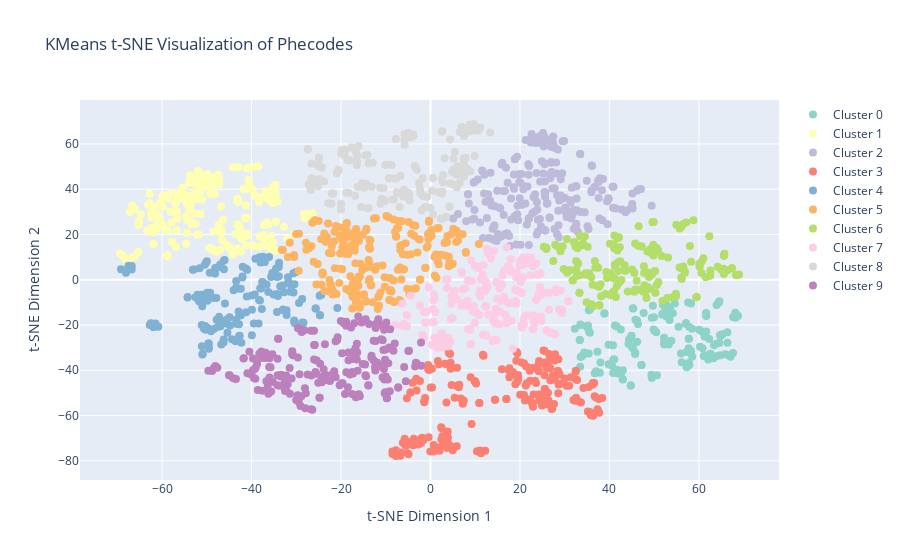

The code cell stored with this chart in its notebook:
### Markdown cell above
# Simple kmeans and t-SNE

### Code cell
# Assuming 'embedded_vectors' is already defined as your t-SNE output

# Perform KMeans clustering
kmeans = KMeans(n_clusters=10, random_state=0)
cluster_labels = kmeans.fit_predict(embedded_vectors)

# Now generate the hover text for each point, as before
hover_text = df.apply(lambda row: f"Phecode: {row['phecode']}<br>Phenotype: {row['phenotype']}", axis=1)

# Create a Plotly figure
fig = go.Figure()

# Use a color scale for the clusters
color_scale = px.colors.qualitative.Set3  # You can choose another color scale if you prefer

# Plot each cluster with its own color and hover text
for cluster_id in range(10):
    # Points belonging to the current cluster
    points_in_cluster = embedded_vectors[cluster_labels == cluster_id]
    
    fig.add_trace(go.Scatter(
        x=points_in_cluster[:, 0],
        y=points_in_cluster[:, 1],
        mode='markers',
        marker=dict(
            color=color_scale[cluster_id % len(color_scale)],  # Use the color scale
            size=8,
        ),
        name=f'Cluster {cluster_id}',  # Label each cluster
        text=hover_text[cluster_labels == cluster_id],  # Hover text for points in this cluster
        hoverinfo='text'
    ))

# Customize hover label font size
fig.update_traces(hoverlabel=dict(font_size=12))

# Update the layout for better readability
fig.update_layout(
    title='KMeans t-SNE Visualization of Phecodes',
    xaxis_title='t-SNE Dimension 1',
    yaxis_title='t-SNE Dimension 2',
    hovermode='closest'
)

# Show the figure
fig.show()

### Figure 1 — Plotly figure (JSON) as saved in the notebook; plotly's stock layout.template omitted (floating-point values rounded to 4 significant figures; data arrays with more than 128 entries replaced by an {"elided": "..."} marker saying what was removed)
{"data": [{"hoverinfo": "text", "hoverlabel": {"font": {"size": 12}}, "marker": {"color": "rgb(141,211,199)", "size": 8}, "mode": "markers", "name": "Cluster 0", "text": {"elided": "140 str values"}, "type": "scatter", "x": {"elided": "140 float values"}, "y": {"elided": "140 float values"}}, {"hoverinfo": "text", "hoverlabel": {"font": {"size": 12}}, "marker": {"color": "rgb(255,255,179)", "size": 8}, "mode": "markers", "name": "Cluster 1", "text": {"elided": "209 str values"}, "type": "scatter", "x": {"elided": "209 float values"}, "y": {"elided": "209 float values"}}, {"hoverinfo": "text", "hoverlabel": {"font": {"size": 12}}, "marker": {"color": "rgb(190,186,218)", "size": 8}, "mode": "markers", "name": "Cluster 2", "text": {"elided": "214 str values"}, "type": "scatter", "x": {"elided": "214 float values"}, "y": {"elided": "214 float values"}}, {"hoverinfo": "text", "hoverlabel": {"font": {"size": 12}}, "marker": {"color": "rgb(251,128,114)", "size": 8}, "mode": "markers", "name": "Cluster 3", "text": {"elided": "199 str values"}, "type": "scatter", "x": {"elided": "199 float values"}, "y": {"elided": "199 float values"}}, {"hoverinfo": "text", "hoverlabel": {"font": {"size": 12}}, "marker": {"color": "rgb(128,177,211)", "size": 8}, "mode": "markers", "name": "Cluster 4", "text": {"elided": "157 str values"}, "type": "scatter", "x": {"elided": "157 float values"}, "y": {"elided": "157 float values"}}, {"hoverinfo": "text", "hoverlabel": {"font": {"size": 12}}, "marker": {"color": "rgb(253,180,98)", "size": 8}, "mode": "markers", "name": "Cluster 5", "text": {"elided": "221 str values"}, "type": "scatter", "x": {"elided": "221 float values"}, "y": {"elided": "221 float values"}}, {"hoverinfo": "text", "hoverlabel": {"font": {"size": 12}}, "marker": {"color": "rgb(179,222,105)", "size": 8}, "mode": "markers", "name": "Cluster 6", "text": {"elided": "168 str values"}, "type": "scatter", "x": {"elided": "168 float values"}, "y": {"elided": "168 float values"}}, {"hoverinfo": "text", "hoverlabel": {"font": {"size": 12}}, "marker": {"color": "rgb(252,205,229)", "size": 8}, "mode": "markers", "name": "Cluster 7", "text": {"elided": "194 str values"}, "type": "scatter", "x": {"elided": "194 float values"}, "y": {"elided": "194 float values"}}, {"hoverinfo": "text", "hoverlabel": {"font": {"size": 12}}, "marker": {"color": "rgb(217,217,217)", "size": 8}, "mode": "markers", "name": "Cluster 8", "text": {"elided": "163 str values"}, "type": "scatter", "x": {"elided": "163 float values"}, "y": {"elided": "163 float values"}}, {"hoverinfo": "text", "hoverlabel": {"font": {"size": 12}}, "marker": {"color": "rgb(188,128,189)", "size": 8}, "mode": "markers", "name": "Cluster 9", "text": {"elided": "201 str values"}, "type": "scatter", "x": {"elided": "201 float values"}, "y": {"elided": "201 float values"}}], "layout": {"hovermode": "closest", "title": {"text": "KMeans t-SNE Visualization of Phecodes"}, "xaxis": {"title": {"text": "t-SNE Dimension 1"}}, "yaxis": {"title": {"text": "t-SNE Dimension 2"}}}}
